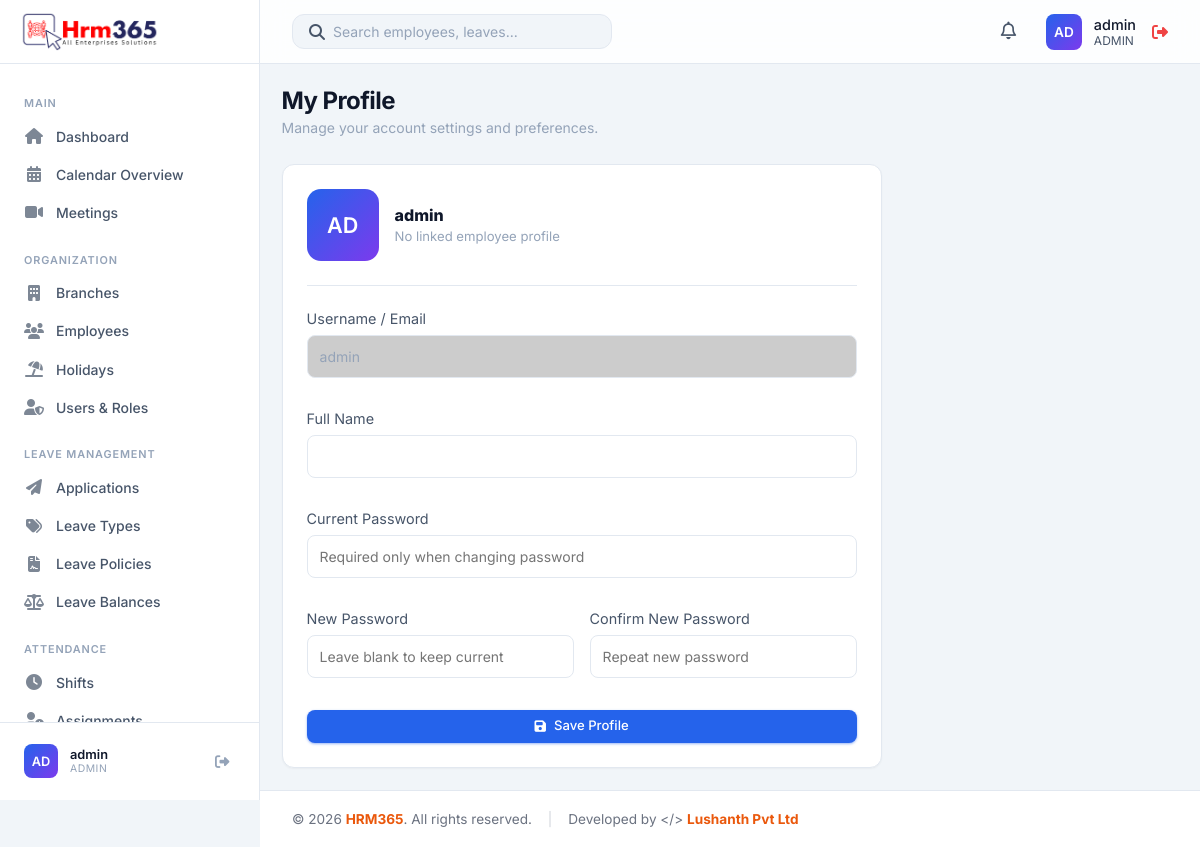
The app's page /profile.php (signed in) with its own data.
### tables this page shows
CREATE TABLE IF NOT EXISTS users (
    id INT AUTO_INCREMENT PRIMARY KEY,
    username VARCHAR(50) NOT NULL UNIQUE,
    password VARCHAR(255) NOT NULL,
    full_name VARCHAR(100),
    phone VARCHAR(30),
    role ENUM('admin', 'HR', 'manager', 'employee') DEFAULT 'employee',
    status ENUM('Active', 'Inactive') DEFAULT 'Active',
    language VARCHAR(20) DEFAULT 'English',
    department VARCHAR(50),
    employee_id INT NULL,
    created_at TIMESTAMP DEFAULT CURRENT_TIMESTAMP,
    FOREIGN KEY (employee_id) REFERENCES employees(id) ON DELETE CASCADE,
    UNIQUE KEY unique_employee_login (employee_id)
);

### includes/db.php (called while the page is built, shortened)
<?php
if (!function_exists('app_url')) {
    function app_url(string $path = ''): string
    {
        $base = APP_BASE_URL;
        $path = ltrim($path, '/');
        if ($base === '') {
            return '/' . $path;
        }
        return $path === '' ? $base : $base . '/' . $path;
    }
}
?>

### profile.php (the view, shortened to what this page needs)
<?php
require_once 'includes/db.php';
require_once 'includes/audit.php';
$stmt = $pdo->prepare("SELECT * FROM users WHERE id = ?");
$stmt->execute([$currentUser['id']]);
$user = $stmt->fetch();
$profileEmployee = null;
include 'includes/header.php';
?>
<div class="page-header">
    <div>
        <h1 class="page-title">My Profile</h1>
        <div class="page-subtitle">Manage your account settings and preferences.</div>
    </div>
</div>
<div class="card" style="max-width: 600px;">
    <form action="profile.php" method="POST" enctype="multipart/form-data">
        <div style="display: flex; align-items: center; gap: 1rem; margin-bottom: 1.5rem; padding-bottom: 1.5rem; border-bottom: 1px solid var(--border-color);">
            <?php echo render_avatar($profileEmployee['first_name'] ?? ($currentUser['first_name'] ?? null), $profileEmployee['last_name'] ?? ($currentUser['last_name'] ?? null), $profileEmployee['profile_photo'] ?? ($currentUser['profile_photo'] ?? null), $currentUser['username'], 'avatar', 'width: 72px; height: 72px; border-radius: 14px; font-size: 1.35rem;'); ?>
            <div style="flex: 1; min-width: 0;">
                <div style="font-weight: 800; color: var(--text-primary); font-size: 1rem;"><?php echo htmlspecialchars($user['full_name'] ?? $currentUser['username']); ?></div>
                <div style="color: var(--text-muted); font-size: 0.82rem; margin-top: 0.2rem;"><?php echo htmlspecialchars($profileEmployee['employee_code'] ?? 'No linked employee profile'); ?></div>
            </div>
        </div>
        <div class="mb-4">
            <label style="display: block; margin-bottom: 0.5rem; color: var(--text-secondary); font-size: 0.9rem;">Username / Email</label>
            <input type="text" value="<?php echo htmlspecialchars($user['username']); ?>" disabled style="width: 100%; padding: 0.75rem; border-radius: var(--radius-md); border: 1px solid var(--border-color); background: rgba(0,0,0,0.2); color: var(--text-muted); outline: none;">
        </div>
        <div class="mb-4">
            <label style="display: block; margin-bottom: 0.5rem; color: var(--text-secondary); font-size: 0.9rem;">Full Name</label>
            <input type="text" name="full_name" value="<?php echo htmlspecialchars($user['full_name'] ?? ''); ?>" required style="width: 100%; padding: 0.75rem; border-radius: var(--radius-md); border: 1px solid var(--border-color); background: var(--bg-secondary); color: var(--text-primary); outline: none;">
        </div>
        <div class="mb-4">
            <label style="display: block; margin-bottom: 0.5rem; color: var(--text-secondary); font-size: 0.9rem;">Current Password</label>
            <input type="password" name="current_password" placeholder="Required only when changing password" style="width: 100%; padding: 0.75rem; border-radius: var(--radius-md); border: 1px solid var(--border-color); background: var(--bg-secondary); color: var(--text-primary); outline: none;">
        </div>
        <div style="display: grid; grid-template-columns: 1fr 1fr; gap: 1rem;" class="mb-4">
            <div>
                <label style="display: block; margin-bottom: 0.5rem; color: var(--text-secondary); font-size: 0.9rem;">New Password</label>
                <input type="password" name="new_password" placeholder="Leave blank to keep current" style="width: 100%; padding: 0.75rem; border-radius: var(--radius-md); border: 1px solid var(--border-color); background: var(--bg-secondary); color: var(--text-primary); outline: none;">
            </div>
            <div>
                <label style="display: block; margin-bottom: 0.5rem; color: var(--text-secondary); font-size: 0.9rem;">Confirm New Password</label>
                <input type="password" name="confirm_password" placeholder="Repeat new password" style="width: 100%; padding: 0.75rem; border-radius: var(--radius-md); border: 1px solid var(--border-color); background: var(--bg-secondary); color: var(--text-primary); outline: none;">
            </div>
        </div>
        <button type="submit" class="btn btn-primary" style="width: 100%;"><i class="fas fa-save"></i> Save Profile</button>
    </form>
</div>
<?php include 'includes/footer.php'; ?>

### includes/header.php (shortened to what this page needs)
<?php
require_once __DIR__ . '/auth.php';
require_once __DIR__ . '/avatar.php';
$stylesheetPath = __DIR__ . '/../css/styles.css';
$stylesheetVersion = is_file($stylesheetPath) ? filemtime($stylesheetPath) : time();
?>
<!DOCTYPE html>
<html lang="en">
<head>
    <link rel="stylesheet" href="<?php echo app_url('css/styles.css'); ?>?v=<?php echo $stylesheetVersion; ?>">
    <link rel="stylesheet" href="https://cdnjs.cloudflare.com/ajax/libs/font-awesome/6.4.0/css/all.min.css">
</head>
<body>
    <?php include 'sidebar.php'; ?>
    <div class="main-wrapper" style="display: flex; flex-direction: column; flex: 1; min-height: 100vh; width: 100%;">
        <header class="top-header">
            <div class="header-search">
                <i class="fas fa-search text-secondary"></i>
                <input type="text" id="globalSearchInput" placeholder="Search employees, leaves..." autocomplete="off">
            </div>
            <div class="header-actions">
                <div class="notification-menu">
                    <button type="button" class="action-btn notification-toggle" title="Notifications" aria-expanded="false" aria-controls="notificationDropdown">
                        <i class="far fa-bell"></i>
                    </button>
                </div>
                <div class="user-profile" style="display: flex; align-items: center; gap: 1rem;">
                    <a href="<?php echo app_url('profile.php'); ?>" style="display: flex; align-items: center; gap: 0.75rem; text-decoration: none; color: inherit;">
                        <?php echo render_avatar($currentUser['first_name'] ?? null, $currentUser['last_name'] ?? null, $currentUser['profile_photo'] ?? null, $currentUser['username']); ?>
                        <div class="user-info">
                            <div style="font-size: 0.9rem; font-weight: 500; color: var(--text-primary);">
                                <?php echo htmlspecialchars($_SESSION['full_name'] ?? $currentUser['username']); ?>
                            </div>
                            <div style="font-size: 0.75rem; color: var(--text-secondary); text-transform: uppercase;">
                                <?php echo htmlspecialchars($currentUser['role']); ?>
                            </div>
                        </div>
                    </a>
                    <a href="<?php echo app_url('logout.php'); ?>" style="color: var(--accent-danger);" title="Logout"><i class="fas fa-sign-out-alt"></i></a>
                </div>
            </div>
        </header>
        <main class="content-area">

### includes/sidebar.php (shortened to what this page needs)
<?php
require_once __DIR__ . '/avatar.php';
?>
<aside class="sidebar">
    <div class="sidebar-header">
        <a href="<?php echo app_url('modules/dashboard/index.php'); ?>" class="sidebar-logo" style="justify-content: center; padding: 1rem 0;">
            <div class="logo-icon" style="display: flex; align-items: center; justify-content: center;">
                <img src="<?php echo app_url('LOGO.png'); ?>" alt="Logo" style="max-width: 140px; height: auto;">
            </div>
        </a>
    </div>
    <nav class="sidebar-nav" id="sidebarNav">
        <?php $uri = $_SERVER['REQUEST_URI']; ?>
        <div class="nav-section-label">Main</div>
        <a href="<?php echo app_url('modules/dashboard/index.php'); ?>" class="nav-item <?php echo strpos($uri, '/modules/dashboard') !== false ? 'active' : ''; ?>">
            <i class="fas fa-home nav-icon"></i>
            <span>Dashboard</span>
        </a>
        <a href="<?php echo app_url('modules/calendar/index.php'); ?>" class="nav-item <?php echo strpos($uri, '/modules/calendar') !== false ? 'active' : ''; ?>">
            <i class="fas fa-calendar-alt nav-icon"></i>
            <span>Calendar Overview</span>
        </a>
        <a href="<?php echo app_url('modules/meetings/index.php'); ?>" class="nav-item <?php echo strpos($uri, '/modules/meetings') !== false ? 'active' : ''; ?>">
            <i class="fas fa-video nav-icon"></i>
            <span>Meetings</span>
        </a>
        <?php if (in_array($currentUser['role'], ['admin', 'manager', 'HR'])): ?>
        <div class="nav-section-label">Organization</div>
        <?php if (in_array($currentUser['role'], ['admin', 'HR'])): ?>
        <a href="<?php echo app_url('modules/branches/index.php'); ?>" class="nav-item <?php echo strpos($uri, '/modules/branches') !== false ? 'active' : ''; ?>">
            <i class="fas fa-building nav-icon"></i>
            <span>Branches</span>
        </a>
        <?php endif; ?>
        <a href="<?php echo app_url('modules/employees/index.php'); ?>" class="nav-item <?php echo strpos($uri, '/modules/employees') !== false ? 'active' : ''; ?>">
            <i class="fas fa-users nav-icon"></i>
            <span>Employees</span>
        </a>
        <a href="<?php echo app_url('modules/holidays/index.php'); ?>" class="nav-item <?php echo strpos($uri, '/modules/holidays') !== false ? 'active' : ''; ?>">
            <i class="fas fa-umbrella-beach nav-icon"></i>
            <span>Holidays</span>
        </a>
        <?php endif; ?>
        <?php if (in_array($currentUser['role'], ['admin', 'HR'])): ?>
        <a href="<?php echo app_url('modules/users/index.php'); ?>" class="nav-item <?php echo strpos($uri, '/modules/users') !== false ? 'active' : ''; ?>">
            <i class="fas fa-user-shield nav-icon"></i>
            <span>Users & Roles</span>
        </a>
        <?php endif; ?>
        <div class="nav-section-label">Leave Management</div>
        <a href="<?php echo app_url('modules/leave_applications/index.php'); ?>" class="nav-item <?php echo strpos($uri, '/modules/leave_applications') !== false ? 'active' : ''; ?>">
            <i class="fas fa-paper-plane nav-icon"></i>
            <span>Applications</span>
        </a>
        <a href="<?php echo app_url('modules/leave_types/index.php'); ?>" class="nav-item <?php echo strpos($uri, '/modules/leave_types') !== false ? 'active' : ''; ?>">
            <i class="fas fa-tags nav-icon"></i>
            <span>Leave Types</span>
        </a>
        <a href="<?php echo app_url('modules/leave_policies/index.php'); ?>" class="nav-item <?php echo strpos($uri, '/modules/leave_policies') !== false ? 'active' : ''; ?>">
            <i class="fas fa-file-contract nav-icon"></i>
            <span>Leave Policies</span>
        </a>
        <a href="<?php echo app_url('modules/leave_balances/index.php'); ?>" class="nav-item <?php echo strpos($uri, '/modules/leave_balances') !== false ? 'active' : ''; ?>">
            <i class="fas fa-balance-scale nav-icon"></i>
            <span>Leave Balances</span>
        </a>
        <div class="nav-section-label">Attendance</div>
        <?php if (in_array($currentUser['role'], ['admin', 'HR'])): ?>
        <a href="<?php echo app_url('modules/shifts/index.php'); ?>" class="nav-item <?php echo strpos($uri, '/modules/shifts') !== false ? 'active' : ''; ?>">
            <i class="fas fa-clock nav-icon"></i>
            <span>Shifts</span>
        </a>
        <a href="<?php echo app_url('modules/attendance_assignments/index.php'); ?>" class="nav-item <?php echo strpos($uri, '/modules/attendance_assignments') !== false ? 'active' : ''; ?>">
            <i class="fas fa-user-clock nav-icon"></i>
            <span>Assignments</span>
        </a>
        <?php endif; ?>
    </nav>
    <div class="sidebar-footer">
        <div class="sidebar-user">
            <?php echo render_avatar($currentUser['first_name'] ?? null, $currentUser['last_name'] ?? null, $currentUser['profile_photo'] ?? null, $currentUser['username']); ?>
            <div class="sidebar-user-info">
                <div class="sidebar-user-name"><?php echo htmlspecialchars($_SESSION['full_name'] ?? $currentUser['username']); ?></div>
                <div class="sidebar-user-role"><?php echo htmlspecialchars($currentUser['role']); ?></div>
            </div>
            <a href="<?php echo app_url('logout.php'); ?>" class="sidebar-logout" title="Logout"><i class="fas fa-sign-out-alt"></i></a>
        </div>
    </div>
</aside>

### includes/avatar.php (shortened to what this page needs)
<?php
function profile_photo_url(?string $path): ?string
{
    if (empty($path)) {
        return null;
    }
    $relative = ltrim(str_replace('\\', '/', $path), '/');
    $absolute = realpath(__DIR__ . '/../' . str_replace('/', DIRECTORY_SEPARATOR, $relative));
    return app_url($relative) . '?v=' . filemtime($absolute);
}
function avatar_initials(?string $first, ?string $last, ?string $fallback = ''): string
{
    $first = trim((string) $first);
    $last = trim((string) $last);
    $fallback = trim($fallback);
    return strtoupper(substr($fallback !== '' ? $fallback : 'U', 0, 2));
}
function render_avatar(?string $first, ?string $last, ?string $photoPath, ?string $fallback = '', string $class = 'avatar', string $style = ''): string
{
    $url = profile_photo_url($photoPath);
    $label = trim(trim((string) $first) . ' ' . trim((string) $last));
    if ($label === '') {
        $label = $fallback ?: 'User';
    }
    $styleAttr = $style !== '' ? ' style="' . htmlspecialchars($style, ENT_QUOTES, 'UTF-8') . '"' : '';
    $classAttr = htmlspecialchars($class, ENT_QUOTES, 'UTF-8');
    $titleAttr = htmlspecialchars($label, ENT_QUOTES, 'UTF-8');
    return '<div class="' . $classAttr . '"' . $styleAttr . ' title="' . $titleAttr . '">' . htmlspecialchars(avatar_initials($first, $last, $fallback), ENT_QUOTES, 'UTF-8') . '</div>';
}

### records on screen
users: role "AD AD AD", username "admin", role "ADMIN"

### other values on screen
$profileEmployee['employee_code'] "No linked employee profile"
